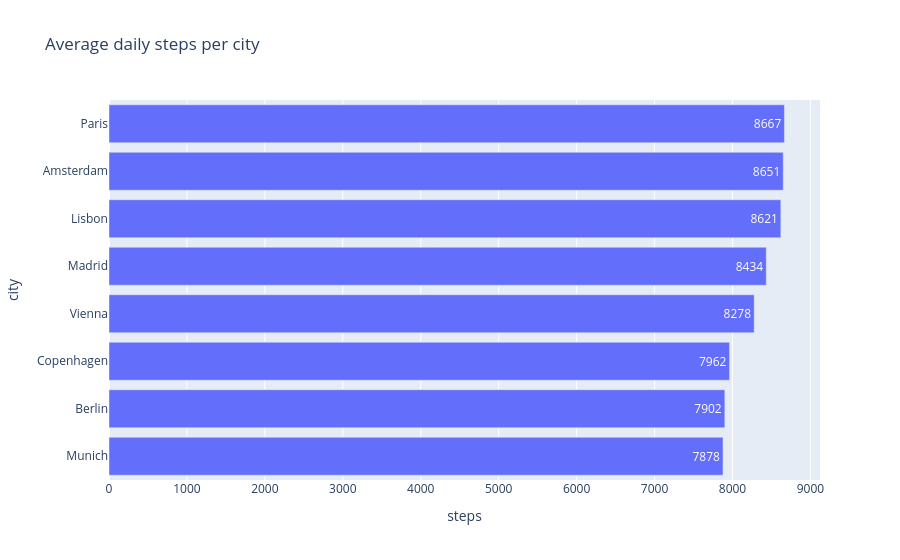

Notebook code for this chart:
### Markdown cell above
## 2. Comparing groups 🏆

Bar charts are the workhorse. Three tricks make them much better:
1. **Sort** the bars.
2. Go **horizontal** when labels are long or many.
3. **Highlight** what matters, grey out the rest.

### Code cell
by_city = df.groupby("city", as_index=False)["steps"].mean().sort_values("steps")
px.bar(by_city, x="steps", y="city", orientation="h", text_auto=".0f",
       title="Average daily steps per city")

### Figure 1 — Plotly figure (JSON) as saved in the notebook; plotly's stock layout.template omitted (floating-point values rounded to 4 significant figures)
{"data": [{"hovertemplate": "steps=%{x}<br>city=%{y}<extra></extra>", "legendgroup": "", "marker": {"color": "#636efa", "pattern": {"shape": ""}}, "name": "", "orientation": "h", "showlegend": false, "textposition": "auto", "texttemplate": "%{x:.0f}", "type": "bar", "x": [7878.0, 7902.0, 7962.0, 8278.0, 8434.0, 8621.0, 8651.0, 8667.0], "xaxis": "x", "y": ["Munich", "Berlin", "Copenhagen", "Vienna", "Madrid", "Lisbon", "Amsterdam", "Paris"], "yaxis": "y"}], "layout": {"barmode": "relative", "legend": {"tracegroupgap": 0}, "title": {"text": "Average daily steps per city"}, "xaxis": {"anchor": "y", "domain": [0, 1], "title": {"text": "steps"}}, "yaxis": {"anchor": "x", "domain": [0, 1], "title": {"text": "city"}}}}
